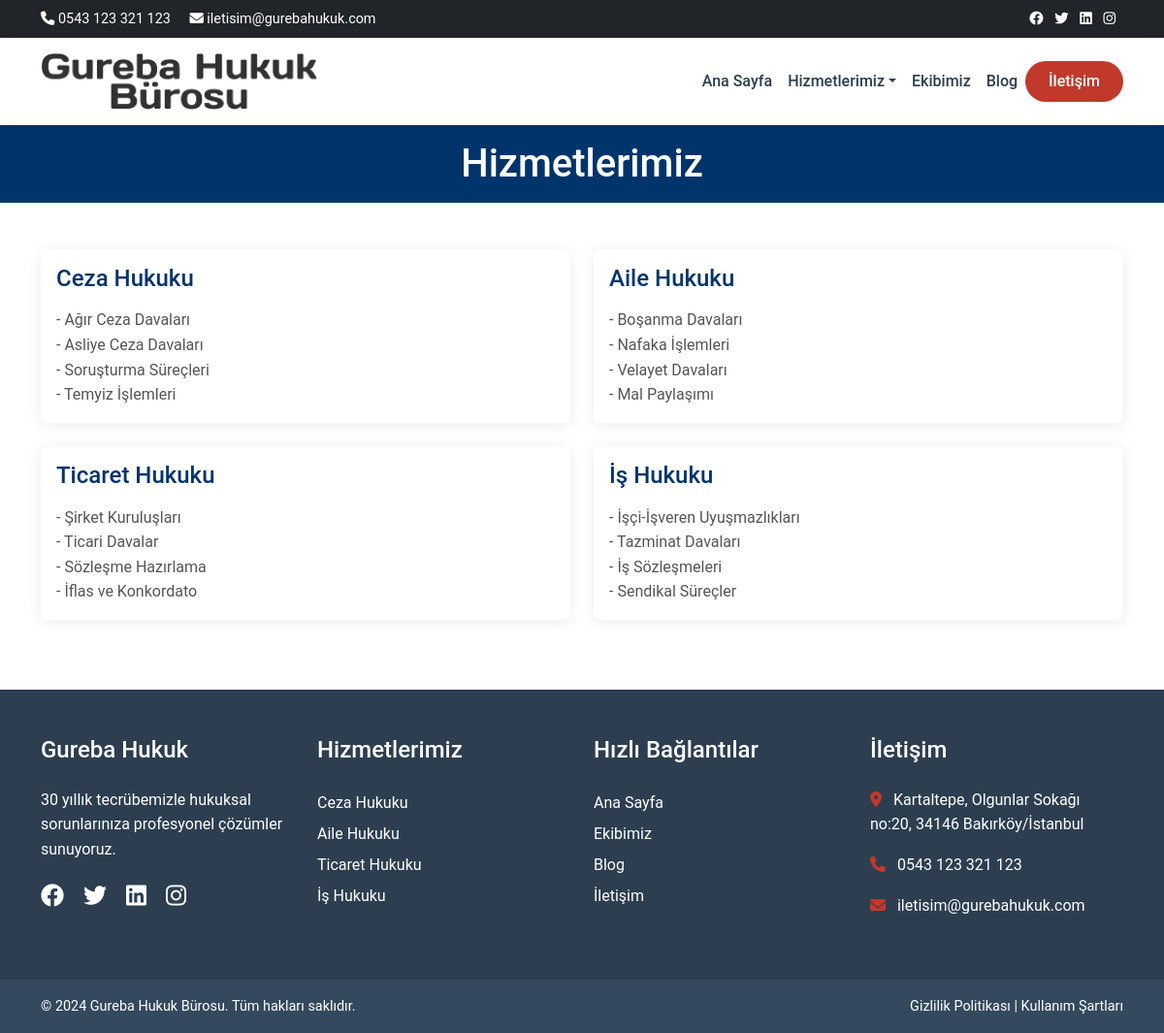
Page /hizmetler.php on the committed database.
### tables this page shows
CREATE TABLE IF NOT EXISTS `contact_info` (
  `id` int NOT NULL AUTO_INCREMENT,
  `phone` varchar(255) DEFAULT NULL,
  `email` varchar(255) DEFAULT NULL,
  `address` text,
  `facebook` varchar(255) DEFAULT NULL,
  `twitter` varchar(255) DEFAULT NULL,
  `instagram` varchar(255) DEFAULT NULL,
  `linkedin` varchar(255) DEFAULT NULL,
  `maps_embed` text,
  `updated_at` timestamp NULL DEFAULT CURRENT_TIMESTAMP ON UPDATE CURRENT_TIMESTAMP,
  `maps_url` text,
  PRIMARY KEY (`id`)
);

CREATE TABLE IF NOT EXISTS `services` (
  `id` int NOT NULL AUTO_INCREMENT,
  `title` varchar(255) NOT NULL,
  `content` text,
  `order_number` int DEFAULT '0',
  `created_at` timestamp NULL DEFAULT CURRENT_TIMESTAMP,
  PRIMARY KEY (`id`)
);

### includes/config.php (called while the page is built, shortened)
<?php
$host = 'localhost';
$dbname = 'gureba_hukuk';
$username = 'root';
$password = '';
try {
    $conn = new mysqli($host, $username, $password, $dbname);
    $conn->set_charset("utf8mb4");
} catch (Exception $e) {
    die("Veritabanı bağlantı hatası: " . $e->getMessage());
}
$contact_query = "SELECT * FROM contact_info LIMIT 1";
$contact_result = $conn->query($contact_query);
$contact_info = $contact_result->fetch_assoc();
?>

### hizmetler.php (the view, shortened to what this page needs)
<?php
include 'includes/config.php';
include 'includes/header.php';
$query = "SELECT * FROM services ORDER BY order_number ASC";
$services = $conn->query($query);
?>
<div class="page-header text-white" style="background-color: #01346b;">
    <div class="container">
        <h1 class="text-center m-0 py-3">Hizmetlerimiz</h1>
    </div>
</div>
<div class="container py-5">
    <div class="row">
        <?php while($service = $services->fetch_assoc()): ?>
        <div class="col-md-6 mb-4">
            <div class="card h-100 shadow-sm">
                <div class="card-body">
                    <h3 class="card-title"><?php echo htmlspecialchars($service['title']); ?></h3>
                    <p class="card-text">
                        <?php echo nl2br(htmlspecialchars($service['content'])); ?>
                    </p>
                </div>
            </div>
        </div>        <?php endwhile; ?>
    </div>
</div>
<?php include 'includes/footer.php'; ?>

### includes/header.php (shortened to what this page needs)
<!DOCTYPE html>
<html lang="tr">
<head>
    <link rel="stylesheet" href="https://cdn.jsdelivr.net/npm/bootstrap@5.3.0/dist/css/bootstrap.min.css">
    <link rel="stylesheet" href="https://cdnjs.cloudflare.com/ajax/libs/font-awesome/6.0.0/css/all.min.css">
    <link rel="stylesheet" href="assets/css/style.css">
</head>
<body>
    <div class="top-bar bg-dark text-white py-2">
        <div class="container">
            <div class="row">
                <div class="col-md-6">
                    <i class="fas fa-phone"></i> <?php echo isset($contact_info['phone']) ? $contact_info['phone'] : ''; ?>
                    <i class="fas fa-envelope ms-3"></i> <?php echo isset($contact_info['email']) ? $contact_info['email'] : ''; ?>
                </div>
                <div class="col-md-6 text-end">
                    <?php if(isset($contact_info['facebook']) && !empty($contact_info['facebook'])): ?>
                        <a href="<?php echo $contact_info['facebook']; ?>" class="text-white me-2"><i class="fab fa-facebook"></i></a>
                    <?php endif; ?>
                    <?php if(isset($contact_info['twitter']) && !empty($contact_info['twitter'])): ?>
                        <a href="<?php echo $contact_info['twitter']; ?>" class="text-white me-2"><i class="fab fa-twitter"></i></a>
                    <?php endif; ?>
                    <?php if(isset($contact_info['linkedin']) && !empty($contact_info['linkedin'])): ?>
                        <a href="<?php echo $contact_info['linkedin']; ?>" class="text-white me-2"><i class="fab fa-linkedin"></i></a>
                    <?php endif; ?>
                    <?php if(isset($contact_info['instagram']) && !empty($contact_info['instagram'])): ?>
                        <a href="<?php echo $contact_info['instagram']; ?>" class="text-white me-2"><i class="fab fa-instagram"></i></a>
                    <?php endif; ?>
                </div>            </div>
        </div>
    </div>
    <nav class="navbar navbar-expand-lg sticky-top">
        <div class="container">
            <a class="navbar-brand" href="index.php">
                <img src="assets/images/logo.png" alt="Gureba Hukuk" height="60">
            </a>
            <div class="collapse navbar-collapse" id="navbarNav">
                <ul class="navbar-nav ms-auto">
                    <li class="nav-item">
                        <a class="nav-link" href="index.php">Ana Sayfa</a>
                    </li>
                    <li class="nav-item dropdown">
                        <a class="nav-link dropdown-toggle" href="#" data-bs-toggle="dropdown">Hizmetlerimiz</a>
                    </li>
                    <li class="nav-item">
                        <a class="nav-link" href="ekip.php">Ekibimiz</a>
                    </li>
                    <li class="nav-item">
                        <a class="nav-link" href="blog.php">Blog</a>
                    </li>
                    <li class="nav-item">
                        <a class="nav-link contact-btn" href="iletisim.php">İletişim</a>
                    </li>
                </ul>
            </div>
        </div>
    </nav>

### includes/footer.php (shortened to what this page needs)
<footer class="footer">
    <div class="footer-top py-5">
        <div class="container">
            <div class="row">
                <div class="col-md-3">
                    <h4>Gureba Hukuk</h4>
                    <p>30 yıllık tecrübemizle hukuksal sorunlarınıza profesyonel çözümler sunuyoruz.</p>
                    <div class="social-links">
                        <?php if(isset($contact_info['facebook']) && !empty($contact_info['facebook'])): ?>
                            <a href="<?php echo $contact_info['facebook']; ?>"><i class="fab fa-facebook"></i></a>
                        <?php endif; ?>
                        <?php if(isset($contact_info['twitter']) && !empty($contact_info['twitter'])): ?>
                            <a href="<?php echo $contact_info['twitter']; ?>"><i class="fab fa-twitter"></i></a>
                        <?php endif; ?>
                        <?php if(isset($contact_info['linkedin']) && !empty($contact_info['linkedin'])): ?>
                            <a href="<?php echo $contact_info['linkedin']; ?>"><i class="fab fa-linkedin"></i></a>
                        <?php endif; ?>
                        <?php if(isset($contact_info['instagram']) && !empty($contact_info['instagram'])): ?>
                            <a href="<?php echo $contact_info['instagram']; ?>"><i class="fab fa-instagram"></i></a>
                        <?php endif; ?>
                    </div>
                </div>
                <div class="col-md-3">
                    <h4>Hizmetlerimiz</h4>
                    <ul class="footer-links">
                        <li><a href="hizmetler.php#ceza">Ceza Hukuku</a></li>
                        <li><a href="hizmetler.php#aile">Aile Hukuku</a></li>
                        <li><a href="hizmetler.php#ticaret">Ticaret Hukuku</a></li>
                        <li><a href="hizmetler.php#is">İş Hukuku</a></li>
                    </ul>
                </div>
                <div class="col-md-3">
                    <h4>Hızlı Bağlantılar</h4>
                    <ul class="footer-links">
                        <li><a href="index.php">Ana Sayfa</a></li>
                        <li><a href="ekip.php">Ekibimiz</a></li>
                        <li><a href="blog.php">Blog</a></li>
                        <li><a href="iletisim.php">İletişim</a></li>
                    </ul>
                </div>
                <div class="col-md-3">
                    <h4>İletişim</h4>
                    <ul class="footer-contact">
                        <li><i class="fas fa-map-marker-alt"></i> <?php echo isset($contact_info['address']) ? $contact_info['address'] : ''; ?></li>
                        <li><i class="fas fa-phone"></i> <?php echo isset($contact_info['phone']) ? $contact_info['phone'] : ''; ?></li>
                        <li><i class="fas fa-envelope"></i> <?php echo isset($contact_info['email']) ? $contact_info['email'] : ''; ?></li>
                    </ul>
                </div>
            </div>
        </div>
    </div>
    <div class="footer-bottom py-3">
        <div class="container">
            <div class="row">
                <div class="col-md-6">
                    &copy; 2024 Gureba Hukuk Bürosu. Tüm hakları saklıdır.
                </div>
                <div class="col-md-6 text-end">
                    <a href="gizlilik-politikasi.php">Gizlilik Politikası</a> |
                    <a href="kullanim-sartlari.php">Kullanım Şartları</a>
                </div>
            </div>
        </div>
    </div>
</footer>
</body>
</html>

### assets/css/style.css (style rules this page uses)
:root { --primary-color: #2c3e50; --secondary-color: #34495e; --accent-color: #c0392b; --light-color: #ecf0f1; --dark-color: #2c3e50; }
body { font-family: 'Roboto', sans-serif; line-height: 1.6; }
.top-bar { font-size: 0.9rem; }
.navbar { background: white; box-shadow: 0 2px 10px rgba(0,0,0,0.1); padding: 0.5rem 0; }
.navbar-nav .nav-link { color: var(--dark-color); font-weight: 500; padding: 1.5rem 1rem; transition: color 0.3s; }
.contact-btn { background: var(--accent-color); color: white !important; border-radius: 30px; padding: 0.5rem 1.5rem !important; margin: 1rem 0; }
.footer { background: var(--dark-color); color: white; }
.footer-top { background: var(--primary-color); }
.footer h4 { color: white; margin-bottom: 1.5rem; }
.footer-links { list-style: none; padding: 0; }
.footer-links a { color: white; text-decoration: none; transition: color 0.3s; line-height: 2; }
.footer-contact { list-style: none; padding: 0; }
.footer-contact li { margin-bottom: 1rem; }
.footer-contact i { margin-right: 0.5rem; color: var(--accent-color); }
.social-links a { color: white; font-size: 1.5rem; margin-right: 1rem; transition: color 0.3s; }
.footer-bottom { background: var(--secondary-color); font-size: 0.9rem; }
.footer-bottom a { color: white; text-decoration: none; }

### hizmetler.php (style rules this page uses)
.card { transition: transform 0.3s ease; border: none; }
.card-title { color: #01346b; font-size: 1.5rem; margin-bottom: 1rem; }
.card-text { color: #555; line-height: 1.6; }
.shadow-sm { box-shadow: 0 2px 15px rgba(0,0,0,0.08) !important; }

### rows in the picture
contact_info: phone "0543 123 321 123", email "iletisim@gurebahukuk.com", address "Kartaltepe, Olgunlar Sokağı no:20, 34146 Bakırköy/İstanbul"
services: title "Ceza Hukuku", content "- Ağır Ceza Davaları - Asliye Ceza Davaları - Soruşturma Süreçleri - Temyiz İşlemleri"
services: title "Aile Hukuku", content "- Boşanma Davaları - Nafaka İşlemleri - Velayet Davaları - Mal Paylaşımı"
services: title "Ticaret Hukuku", content "- Şirket Kuruluşları - Ticari Davalar - Sözleşme Hazırlama - İflas ve Konkordato"
services: title "İş Hukuku", content "- İşçi-İşveren Uyuşmazlıkları - Tazminat Davaları - İş Sözleşmeleri - Sendikal Süreçler"
